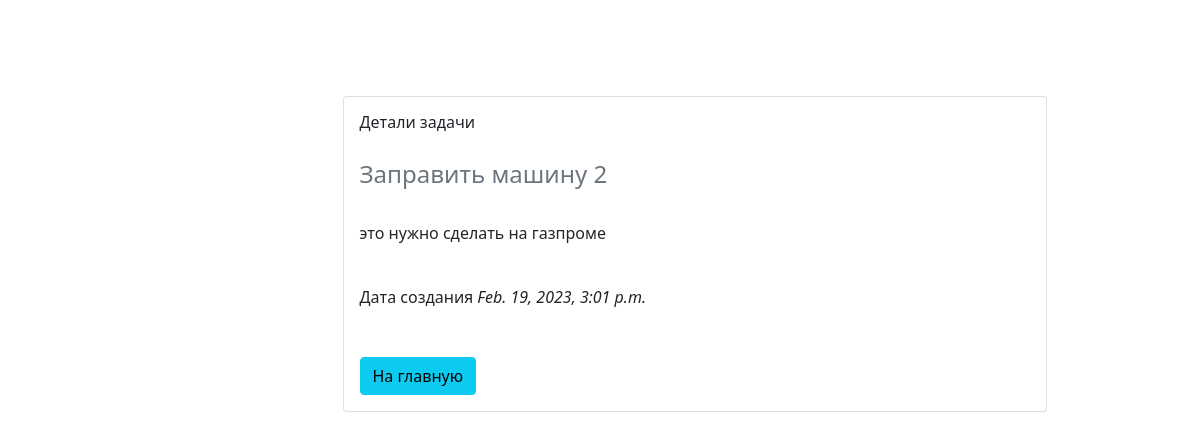
The page /taskdetail/42 on the database as committed earlier.
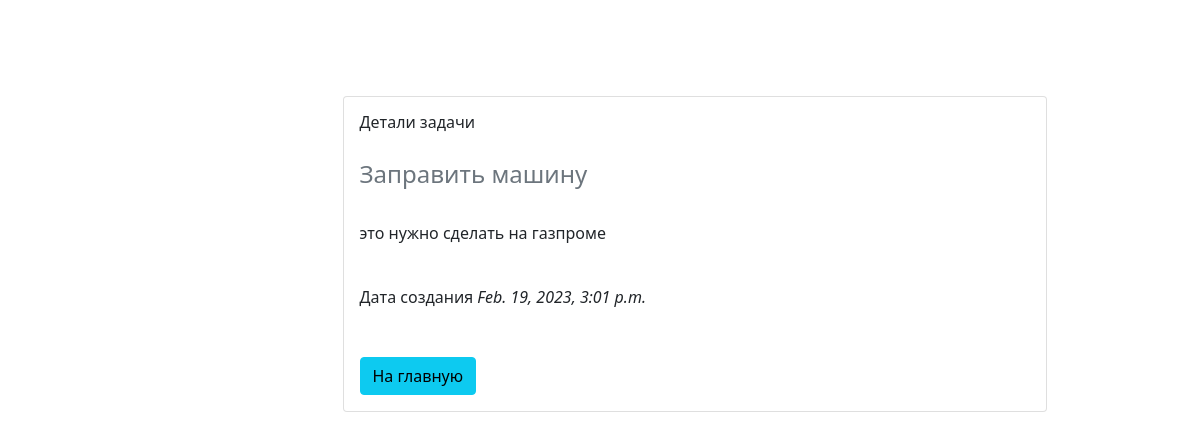
The same page on the database as committed later.
### todomainapp/models.py (models this page shows, shortened)
class hometasks(models.Model):
    taskname = models.CharField(max_length=150, blank=True, null=True)
    taskdescription = models.CharField(max_length=150, blank=True, null=True)
    taskenddate = models.DateTimeField(null=True)
    taskcreatedate = models.DateTimeField(default=timezone.now, null=True)
    taskstatus = models.IntegerField(default=1, blank=True, null=True)
    def __str__(self):
        return self.taskname

### todomainapp/views.py (the view)
# urls.py: path("taskdetail/<int:taskid>", taskdetail.as_view(), name="taskdetail"),
class taskdetail(DetailView):
    model = hometasks
    pk_url_kwarg = "taskid"
    template_name = "todomainapp/taskdetail.html"
    def get_queryset(self, **kwargs):
        return hometasks.objects.filter(id=self.kwargs["taskid"])

### todomainapp/templates/todomainapp/taskdetail.html (shortened to what this page needs)
<!DOCTYPE html>
<html lang="en">
<head>
    <link rel="stylesheet" href="https://cdn.jsdelivr.net/npm/bootstrap-icons@1.7.2/font/bootstrap-icons.css">
    <link rel="stylesheet" href="https://cdnjs.cloudflare.com/ajax/libs/font-awesome/4.7.0/css/font-awesome.min.css">
    <link href="https://cdn.jsdelivr.net/npm/bootstrap@5.1.3/dist/css/bootstrap.min.css" rel="stylesheet"
>
</head>
<body>
<link rel="stylesheet" href="https://cdnjs.cloudflare.com/ajax/libs/boxicons/2.1.0/css/boxicons.min.css"
/>
<link rel="stylesheet"
      href="https://cdnjs.cloudflare.com/ajax/libs/MaterialDesign-Webfont/5.3.45/css/materialdesignicons.css"
/>
<br>
<br>
<br>
<br>
<div class="row d-flex justify-content-center container">
    <div class="col-3"></div>
    <div class="col-8">
        <div class="card" style="width: 100%">
            <div class="card-body">
                <h6 class="card-title">Детали задачи</h6>
                <br>
                <h4 class="card-subtitle mb-2 text-muted"> {{ object }}</h4>
                <br>
                <p class="card-text">{{ object.taskdescription }}</p>
                <br>
                <div class="widget-subheading">Дата создания <i>{{object.taskcreatedate}}</i></div>
                <br>
                <br>
                <a href="/" class="card-link"> <input class="btn btn-info" type="submit" value="На главную"></a>
            </div>
        </div>
    </div>
</div>

Rows that differ between the two databases and show on the page:
changed hometasks "это нужно сделать на газпроме": taskname "Заправить машину 2" → "Заправить машину"
